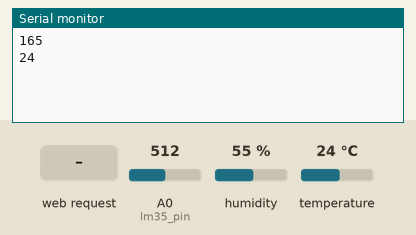
Recording of a sketch running on a simulated ESP8266 (NodeMCU). On the bench: the last lines printed to the serial monitor. The test bench sets the inputs (shaded band); at power-on: A0 (lm35_pin) = 512, humidity 55 %, temperature 24 °C. WiFi joins after 1.5 s; servers stay silent unless stated.

Above: at 6.7 s.
6.8 s: HTTP request GET /data/config?option=lm35 received
At 8.0 s:
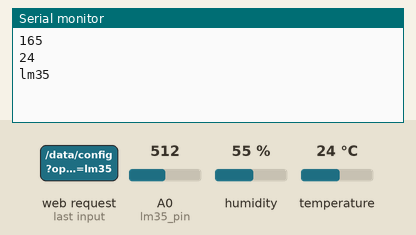
8.3 s: HTTP request GET /data/config?option=dht11 received
At 9.1 s:
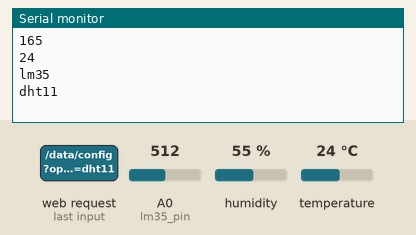
9.8 s: HTTP request GET /data/config?option=sendoff received
At 10.3 s:
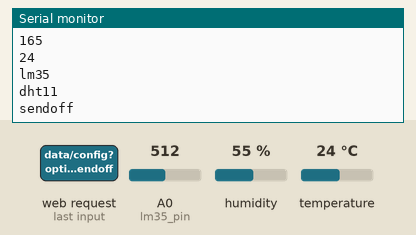
11.3 s: HTTP request GET /data/config?option=sendon received
At 12.6 s:
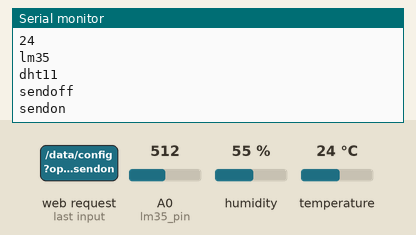

The sketch:

dht11_vs_lm35.ino
```cpp
#include "DHT.h"
#include "WebSocketsClient.h"
#include "ESP8266WiFi.h"
#include "ESP8266WiFiMulti.h"
#include "ESP8266WebServer.h"
#include "ESP8266HTTPClient.h"

#define DHTTYPE DHT11
#define dht_pin 5
#define lm35_pin A0

String ID = "ESP1"; // 1 para prod 2 para prueba
const char* ssid = "VTR-4824546";
const char* pass = "mcJbpg7t4cgg";
String ip = "192.168.0.15";
String url = "http://"+ip+":8000/";
bool send = false;
DHT dht(dht_pin, DHTTYPE);

ESP8266WiFiMulti WiFiMulti;
WebSocketsClient webSocket;
ESP8266WebServer server(80);

int dht_temp;
int lm35_temp;
String wp;
String wd;
const long interval = 6000;
bool opt = true;

void setup(){
    dht.begin();
    Serial.begin(115200);
	WiFiMulti.addAP(ssid, pass);

	while(WiFiMulti.run() != WL_CONNECTED) {
		delay(100);
        Serial.print(".");
	}
    String query = "id="+ID+"&ip="+WiFi.localIP().toString();
    query += "&sens=dht11:lm35";
    query += "&dht11=Temperature:Celsius&lm35=Temperature:Celsius";

    webSocket.begin(ip, 8000, "/ws/board?"+query);

    webSocket.onEvent(webSocketEvent);
    webSocket.setReconnectInterval(5000);


    server.on("/data", dataHandler);
    server.on("/data/config", dataConfig);
    server.begin();

    dht_temp = dht.readTemperature();
    delay(2000);
    lm35_temp = readAnalogTemperature(lm35_pin);
    Serial.println(lm35_temp);
    Serial.println(dht_temp);
    delay(2000);
}

void loop(){
    webSocket.loop();
    server.handleClient();

    // Non Blocking timer
    static unsigned long currentMillis;
    if (millis() - currentMillis >= interval){
        // send on change data

        int dt = (int)dht.readTemperature();
        int lt = readAnalogTemperature(lm35_pin);
        String d;
        if (dht_temp != dt){
            dht_temp = dt;
            d = String(dt);
            if (send)
                webSocket.sendTXT("dht11:"+d);
        }
        if (lm35_temp != lt){
            lm35_temp = lt;
            d = String(lt);
            if (send)
                webSocket.sendTXT("lm35:"+d);
        }
        currentMillis = millis();
    }
}

int readAnalogTemperature(int pin){
    int analogValue = analogRead(pin);
    float millivolts = (analogValue/1024.0) * 3300;
    int celsius = millivolts/10;
    return celsius;
}


void webSocketEvent(WStype_t type, uint8_t * payload, size_t length){
    switch (type){
    case WStype_CONNECTED:
        send = false;
        break;
    case WStype_DISCONNECTED:
        send = false;
        break;
    case WStype_TEXT:
        break;
    default:
        break;
    }
}

void dataHandler(){
    int t;
    String sen;
    sen = server.arg("sensor");

    if (sen == "lm35")
        t = lm35_temp; //readAnalogTemperature(lm35_pin);
    if (sen == "dht11")
        t = dht_temp; //(int)dht.readTemperature();

    String st = String(t);

    server.send(200, "text/json",sen +":"+st);
}

void dataConfig(){
    String opt = server.arg("option");
    Serial.println(opt);
    if (opt == "sendoff"){
        send = false;
    }
    else if (opt == "sendon"){
        send = true;
    }
    server.send(200);
}
```

Measured:
- after the input at 6.8 s, the serial monitor: prints a new line at once (image 1)
- after the input at 8.3 s, the serial monitor: prints a new line at once (image 2)
- after the input at 9.8 s, the serial monitor: prints a new line at once (image 3)
- after the input at 11.3 s, the serial monitor: prints a new line at once (image 4)
